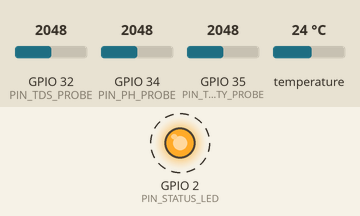
Simulated run of this sketch. Board: ESP32. Shown: output pins drawn as LEDs (lit = HIGH). Dashed ring = blinking. The test bench sets the inputs (shaded band); at power-on: GPIO 32 (PIN_TDS_PROBE) = 2048, GPIO 34 (PIN_PH_PROBE) = 2048, GPIO 35 (PIN_TURBIDITY_PROBE) = 2048, temperature 24 °C (analog values on the 0–4095 scale). WiFi joins after 1.5 s; servers stay silent unless stated; uploads are accepted with an empty reply; what the sketch prints to the serial monitor is not drawn.

Above: at 3.1 s.
Timing chart, 0 to 8.3 s (numbered marks = the images above):
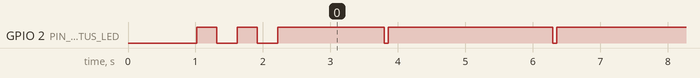

The sketch:

esp32_water_monitor.ino
```cpp
/*
 ==============================================================================
  AquaSense IoT - ESP32 Water Quality Detection System Firmware
  Connects to Wi-Fi and streams live physical probe readings to the ML Backend.
 ==============================================================================
  Hardware Components:
  - ESP32 Development Board (NodeMCU ESP-32S / ESP-WROOM-32)
  - DFRobot Gravity Analog pH Sensor (SEN0161) -> GPIO 34 (ADC1_CH6)
  - DFRobot Gravity Analog Turbidity Sensor (SEN0189) -> GPIO 35 (ADC1_CH7)
  - DFRobot Gravity Analog TDS Sensor (SEN0244) -> GPIO 32 (ADC1_CH4)
  - DS18B20 Waterproof 1-Wire Digital Temp Sensor -> GPIO 4
  - Status LED -> GPIO 2 (Onboard)
 ==============================================================================
*/

#include <WiFi.h>
#include <HTTPClient.h>
#include <OneWire.h>
#include <DallasTemperature.h>
#include <ArduinoJson.h> // Library: ArduinoJson by Benoit Blanchon (v6 or v7)

// ---------------- CONFIGURATION ----------------
const char* WIFI_SSID     = "YOUR_WIFI_SSID";
const char* WIFI_PASSWORD = "YOUR_WIFI_PASSWORD";

// IP / Host of your AquaSense FastAPI Backend Server
const char* SERVER_URL    = "http://192.168.1.100:8000/api/telemetry";
const char* DEVICE_ID     = "ESP32-HARDWARE-NODE-01";

const unsigned long POST_INTERVAL_MS = 2500; // Send reading every 2.5 seconds
// -----------------------------------------------

// PIN DEFINITIONS
#define PIN_PH_PROBE        34
#define PIN_TURBIDITY_PROBE 35
#define PIN_TDS_PROBE       32
#define PIN_ONE_WIRE_BUS    4
#define PIN_STATUS_LED      2

// OneWire & Dallas Temperature setup
OneWire oneWire(PIN_ONE_WIRE_BUS);
DallasTemperature tempSensors(&oneWire);

// SENSOR CALIBRATION OFFSETS
float pH_offset = 0.00;        // Fine-tune against pH 7.0 buffer
float tds_calibration_factor = 0.5; // TDS = EC * 0.5 (TDS factor)

unsigned long lastPostTime = 0;

// Helper: Analog read with multi-sample median filtering to suppress ADC noise
float readAnalogAverage(int pin, int samples = 20) {
  long sum = 0;
  for (int i = 0; i < samples; i++) {
    sum += analogRead(pin);
    delay(5);
  }
  return (float)sum / (float)samples;
}

void setup() {
  Serial.begin(115200);
  delay(1000);
  Serial.println("\n[AQUASENSE] Initializing ESP32 Water Quality Sensor Node...");

  pinMode(PIN_STATUS_LED, OUTPUT);
  pinMode(PIN_PH_PROBE, INPUT);
  pinMode(PIN_TURBIDITY_PROBE, INPUT);
  pinMode(PIN_TDS_PROBE, INPUT);

  // Initialize DS18B20 digital temperature probe
  tempSensors.begin();

  // Configure ESP32 ADC (12-bit, 3.3V full scale)
  analogReadResolution(12);
  analogSetAttenuation(ADC_11db); // Full range 0 - 3.3V

  // Connect to Wi-Fi
  Serial.print("[WiFi] Connecting to: ");
  Serial.println(WIFI_SSID);
  WiFi.mode(WIFI_STA);
  WiFi.begin(WIFI_SSID, WIFI_PASSWORD);

  while (WiFi.status() != WL_CONNECTED) {
    digitalWrite(PIN_STATUS_LED, !digitalRead(PIN_STATUS_LED));
    delay(300);
    Serial.print(".");
  }

  digitalWrite(PIN_STATUS_LED, HIGH);
  Serial.println("\n[WiFi] Connected successfully!");
  Serial.print("[WiFi] IP Address: ");
  Serial.println(WiFi.localIP());
  Serial.print("[WiFi] RSSI: ");
  Serial.print(WiFi.RSSI());
  Serial.println(" dBm");
}

void loop() {
  // Check Wi-Fi connection
  if (WiFi.status() != WL_CONNECTED) {
    digitalWrite(PIN_STATUS_LED, LOW);
    Serial.println("[WiFi] Reconnecting...");
    WiFi.reconnect();
    delay(2000);
    return;
  }

  unsigned long currentMillis = millis();
  if (currentMillis - lastPostTime >= POST_INTERVAL_MS) {
    lastPostTime = currentMillis;

    // 1. Read Temperature (°C)
    tempSensors.requestTemperatures();
    float temperature = tempSensors.getTempCByIndex(0);
    if (temperature < -50.0 || temperature > 100.0) {
      temperature = 21.5; // Fallback default if sensor disconnected
    }

    // 2. Read pH Sensor (DFRobot Gravity Analog pH)
    // ESP32 ADC: 0 - 4095 corresponds to 0 - 3.3V
    float rawPhAdc = readAnalogAverage(PIN_PH_PROBE);
    float phVoltage = (rawPhAdc / 4095.0) * 3.3;
    // Standard pH probe transfer function: 3.5 * voltage + offset
    float phValue = 3.5 * phVoltage + pH_offset;
    phValue = constrain(phValue, 0.0, 14.0);

    // 3. Read Turbidity Sensor (DFRobot Turbidity SEN0189)
    float rawTurbAdc = readAnalogAverage(PIN_TURBIDITY_PROBE);
    float turbVoltage = (rawTurbAdc / 4095.0) * 3.3;
    // Characteristic curve: Turbidity NTU = -1120.4 * V^2 + 5742.3 * V - 4353.8
    float turbidity = 0.0;
    if (turbVoltage < 2.5) {
      turbidity = 3000.0;
    } else if (turbVoltage >= 4.2) {
      turbidity = 0.0;
    } else {
      turbidity = -1120.4 * sq(turbVoltage) + 5742.3 * turbVoltage - 4353.8;
      turbidity = constrain(turbidity / 100.0, 0.1, 80.0); // Scaled NTU
    }

    // 4. Read TDS / Electrical Conductivity (SEN0244)
    float rawTdsAdc = readAnalogAverage(PIN_TDS_PROBE);
    float tdsVoltage = (rawTdsAdc / 4095.0) * 3.3;
    // Temperature compensation formula
    float compensationCoefficient = 1.0 + 0.02 * (temperature - 25.0);
    float compensationVoltage = tdsVoltage / compensationCoefficient;
    // Convert voltage to TDS ppm
    float tdsValue = (133.42 * pow(compensationVoltage, 3) - 255.86 * sq(compensationVoltage) + 857.39 * compensationVoltage) * tds_calibration_factor;
    tdsValue = constrain(tdsValue, 0.0, 2500.0);
    float conductivity = tdsValue / 0.65; // Approx µS/cm

    // 5. Estimated Dissolved Oxygen (mg/L) derived from Henry's law & aeration
    // DO saturation depends heavily on water temperature:
    float doSaturation = 14.652 - 0.41022 * temperature + 0.007991 * sq(temperature);
    float doValue = doSaturation * 0.85; // baseline saturation ratio
    doValue = constrain(doValue, 0.5, 14.0);

    // Print to Serial Console
    Serial.printf("\n--- Reading: Temp: %.1f C | pH: %.2f | Turb: %.2f NTU | TDS: %.1f ppm | Cond: %.1f uS/cm ---\n",
                  temperature, phValue, turbidity, tdsValue, conductivity);

    // Send HTTP POST request to ML Backend
    if (WiFi.status() == WL_CONNECTED) {
      HTTPClient http;
      http.begin(SERVER_URL);
      http.addHeader("Content-Type", "application/json");

      // Construct JSON payload using ArduinoJson
      StaticJsonDocument<384> doc;
      doc["device_id"] = DEVICE_ID;
      doc["scenario"] = "Live ESP32 Hardware Probe";
      doc["ph"] = round(phValue * 100.0) / 100.0;
      doc["turbidity"] = round(turbidity * 100.0) / 100.0;
      doc["tds"] = round(tdsValue * 10.0) / 10.0;
      doc["temperature"] = round(temperature * 10.0) / 10.0;
      doc["dissolved_oxygen"] = round(doValue * 100.0) / 100.0;
      doc["conductivity"] = round(conductivity * 10.0) / 10.0;
      doc["signal_rssi_dbm"] = WiFi.RSSI();

      String jsonPayload;
      serializeJson(doc, jsonPayload);

      int httpResponseCode = http.POST(jsonPayload);

      if (httpResponseCode > 0) {
        String response = http.getString();
        Serial.printf("[HTTP] POST Success (Code: %d)\n", httpResponseCode);
        // Quick blink LED on successful transmission
        digitalWrite(PIN_STATUS_LED, LOW);
        delay(60);
        digitalWrite(PIN_STATUS_LED, HIGH);
      } else {
        Serial.printf("[HTTP] POST Failed, error: %s\n", http.errorToString(httpResponseCode).c_str());
      }
      http.end();
    }
  }
}
```

Measured:
- by itself, GPIO 2 (PIN_STATUS_LED): goes LOW 0.30 s, HIGH 0.30 s, LOW 0.30 s, HIGH 1.6 s, 50 × (LOW 0.06 s, HIGH 2.4 s), LOW 0.06 s, then HIGH
